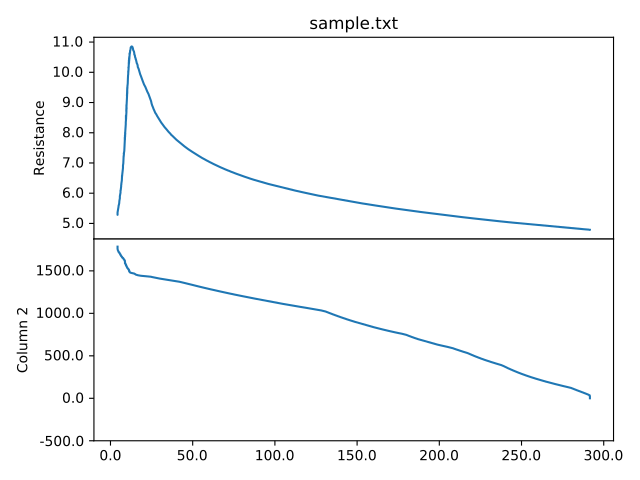

Generate this figure with Python:
"Plot data using mutiple sub-plots."
from Stoner import Data
p=Data("sample.txt",setas="xyy")
# Quick plot
p.plot(multiple="panels")
#Helps to fix layout !
p.tight_layout()
